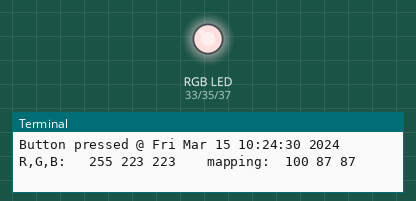
Simulated run of this program. Board: Raspberry Pi (header pin numbers). Shown: an RGB LED mixed from three pins (HIGH = lit), the last lines printed to the terminal. Dim RGB values are drawn brighter than linear; the clock reads 2024-03-15 10:24:30 at power-on unless the program sets it; random numbers come from a fixed seed.

Above: at 0.05 s.
At 1.8 s:
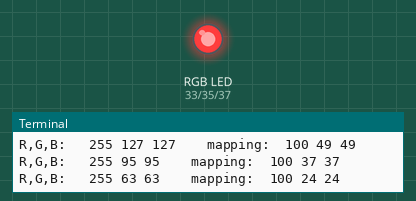
At 3.6 s:
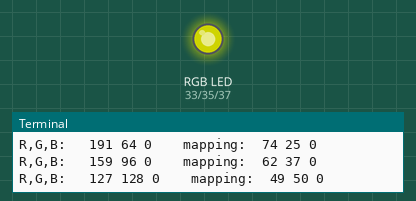
At 7.2 s:
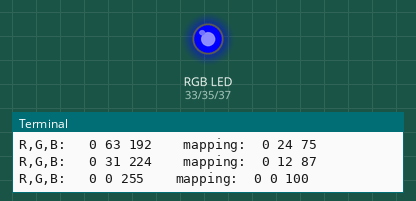
At 10.8 s:
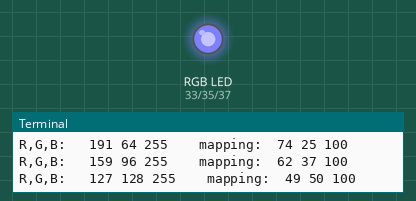
At 14.4 s:
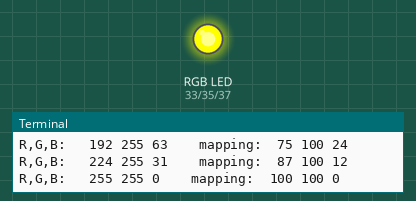
Timing chart, 0 to 18.8 s (numbered marks = the images above):
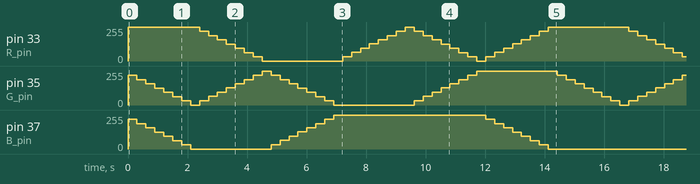

Measured:
- by itself, pin 33 (R_pin), pin 35 (G_pin): moves between 0/255 and 255/255, repeating every 14.4 s

The program:

PWM-colorful-LED.py
```python
import RPi.GPIO as GPIO
import time
import random

GPIO.setmode(GPIO.BOARD)
BTN_PIN = 11
BTN_PIN1 = 10
LED_PIN = 12
WAIT_TIME = 200
status = GPIO.LOW
GPIO.setup(BTN_PIN, GPIO.IN, pull_up_down = GPIO.PUD_UP)
# GPIO.setup(LED_PIN, GPIO.OUT, initial = status)

R_pin = 33 # R：33 號腳位（第 33 根 pin）
G_pin = 35 # G：35 號腳位（第 35 根 pin）
B_pin = 37 # B：37 號腳位（第 37 根 pin）

GPIO.setup(R_pin, GPIO.OUT)
GPIO.setup(G_pin, GPIO.OUT)
GPIO.setup(B_pin, GPIO.OUT)

R_pwm = GPIO.PWM(R_pin, 100)
G_pwm = GPIO.PWM(G_pin, 100)
B_pwm = GPIO.PWM(B_pin, 100)

# use python RPi.GPIO, square wave is 70k Hz
# use python wiringpi2 or bindings, square wave is 28k Hz
# use C wiringPi, square wave is 4.1-4.6M Hz

def check_RGB_range(R,G,B):

    if R < 0 : R = 0
    if G < 0 : G = 0
    if B < 0 : B = 0
    if R > 255 : R = 255
    if G > 255 : G = 255
    if B > 255 : B = 255

    return R,G,B

R,G,B = 255,255,255
state = 0
interval = 32

R_pwm.start(0)
G_pwm.start(0)
B_pwm.start(0)

def mycallback(channel):
	print("Button pressed @", time.ctime())
	global R,G,B,state
	while(1):
		if (state == 0):
			R = R
			G = G - interval
			B = B - interval
		if (state == 1):
			R = R - interval
			G = G + interval
			B = B
		if (state == 2):
			R = R
			G = G - interval
			B = B + interval
		if (state == 3):
			R = R + interval
			G = G
			B = B
		if (state == 4):
			R = R - interval
			G = G + interval
			B = B
		if (state == 5):
			R = R + interval
			G = G
			B = B - interval
		if (state == 6):
			R = R
			G = G - interval
			B = B

		R,G,B = check_RGB_range(R,G,B)

		if(R == 255 and G == 255 and B == 255): state = 0 # WHITE
		if(R == 255 and G == 0 and B == 0): state = 1 # RED
		if(R == 0 and G == 255 and B == 0): state = 2 # GREEN
		if(R == 0 and G == 0 and B == 255): state = 3 # BLUE
		if(R == 255 and G == 0 and B == 255): state = 4 # Magenta
		if(R == 0 and G == 255 and B == 255): state = 5 # cyan-blue
		if(R == 255 and G == 255 and B == 0): state = 6 # YELLOW

        #mapping
		R_mapping = int (R / 255 * 100)
		G_mapping = int (G / 255 * 100)
		B_mapping = int (B / 255 * 100)

		R_pwm.ChangeDutyCycle(R_mapping)
		G_pwm.ChangeDutyCycle(G_mapping)
		B_pwm.ChangeDutyCycle(B_mapping)

		print("R,G,B:\t",R,G,B,"\t mapping: ",R_mapping,G_mapping,B_mapping)
		time.sleep(0.3)
	#GPIO.output(LED_PIN, status)

def mycallback1(channel):
	print("Button pressed @", time.ctime())
	global R,G,B,state
	state=random.random(0,6)
	while(1):
		if (state == 0):
			R = R
			G = G - interval
			B = B - interval
		if (state == 1):
			R = R - interval
			G = G + interval
			B = B
		if (state == 2):
			R = R
			G = G - interval
			B = B + interval
		if (state == 3):
			R = R + interval
			G = G
			B = B
		if (state == 4):
			R = R - interval
			G = G + interval
			B = B
		if (state == 5):
			R = R + interval
			G = G
			B = B - interval
		if (state == 6):
			R = R
			G = G - interval
			B = B

		R,G,B = check_RGB_range(R,G,B)

		if(R == 255 and G == 255 and B == 255): state = 0 # WHITE
		if(R == 255 and G == 0 and B == 0): state = 1 # RED
		if(R == 0 and G == 255 and B == 0): state = 2 # GREEN
		if(R == 0 and G == 0 and B == 255): state = 3 # BLUE
		if(R == 255 and G == 0 and B == 255): state = 4 # Magenta
		if(R == 0 and G == 255 and B == 255): state = 5 # cyan-blue
		if(R == 255 and G == 255 and B == 0): state = 6 # YELLOW

        #mapping
		R_mapping = int (R / 255 * 100)
		G_mapping = int (G / 255 * 100)
		B_mapping = int (B / 255 * 100)

		R_pwm.ChangeDutyCycle(R_mapping)
		G_pwm.ChangeDutyCycle(G_mapping)
		B_pwm.ChangeDutyCycle(B_mapping)

		print("R,G,B:\t",R,G,B,"\t mapping: ",R_mapping,G_mapping,B_mapping)
		time.sleep(0.3)

try:
	GPIO.add_event_detect(BTN_PIN, GPIO.FALLING, callback=mycallback(11), bouncetime=WAIT_TIME)
	GPIO.add_event_detect(BTN_PIN1, GPIO.FALLING, callback=mycallback1(10), bouncetime=WAIT_TIME)

	while True:
		time.sleep(10)

except KeyboardInterrupt:
	print("Exception: KeyboardInterrupt")

finally:
	GPIO.cleanup()
```
